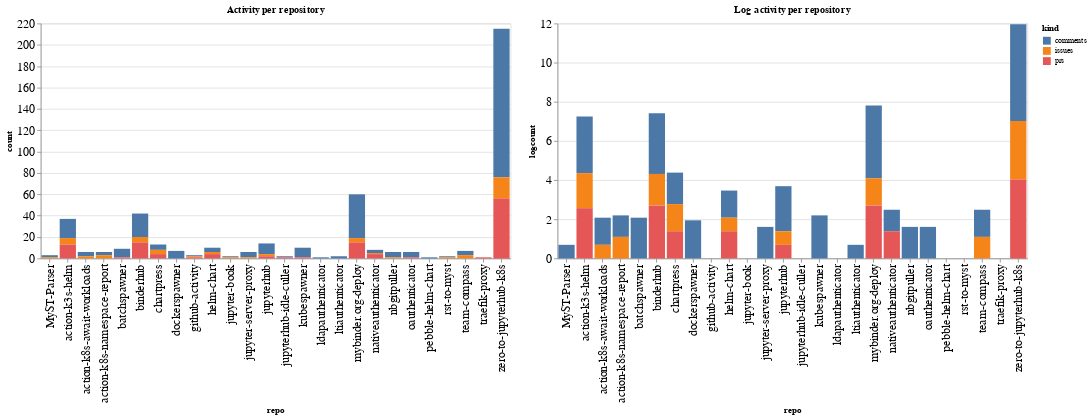

Notebook code for this chart:
### Code cell
ch1 = alt.Chart(repo_summaries, width=600, title="Activity per repository").mark_bar().encode(
    x='repo',
    y='count',
    color='kind',
    tooltip="kind"
)

ch2 = alt.Chart(repo_summaries, width=600, title="Log activity per repository").mark_bar().encode(
    x='repo',
    y='logcount',
    color='kind',
    tooltip="kind"
)

ch1 | ch2

### Figure 1 — Vega-Lite specification as saved in the notebook (floating-point values rounded to 4 significant figures)
{"config": {"axisLeft": {"labelFontSize": 15}, "axisBottom": {"labelFontSize": 15}}, "hconcat": [{"mark": "bar", "encoding": {"color": {"type": "nominal", "field": "kind"}, "tooltip": {"type": "nominal", "field": "kind"}, "x": {"type": "nominal", "field": "repo"}, "y": {"type": "quantitative", "field": "count"}}, "title": "Activity per repository", "width": 600}, {"mark": "bar", "encoding": {"color": {"type": "nominal", "field": "kind"}, "tooltip": {"type": "nominal", "field": "kind"}, "x": {"type": "nominal", "field": "repo"}, "y": {"type": "quantitative", "field": "logcount"}}, "title": "Log activity per repository", "width": 600}], "data": {"name": "data-8cbc131e76ad86e824eb2861143f9994"}, "$schema": "https://vega.github.io/schema/vega-lite/v4.8.1.json", "datasets": {"data-8cbc131e76ad86e824eb2861143f9994": [{"repo": "MyST-Parser", "kind": "comments", "count": 2, "logcount": 0.6931}, {"repo": "MyST-Parser", "kind": "issues", "count": 1, "logcount": 0.0}, {"repo": "action-k3s-helm", "kind": "comments", "count": 18, "logcount": 2.89}, {"repo": "action-k3s-helm", "kind": "issues", "count": 6, "logcount": 1.792}, {"repo": "action-k3s-helm", "kind": "prs", "count": 13, "logcount": 2.565}, {"repo": "action-k8s-await-workloads", "kind": "comments", "count": 4, "logcount": 1.386}, {"repo": "action-k8s-await-workloads", "kind": "issues", "count": 2, "logcount": 0.6931}, {"repo": "action-k8s-namespace-report", "kind": "comments", "count": 3, "logcount": 1.099}, {"repo": "action-k8s-namespace-report", "kind": "issues", "count": 3, "logcount": 1.099}, {"repo": "batchspawner", "kind": "comments", "count": 8, "logcount": 2.079}, {"repo": "batchspawner", "kind": "prs", "count": 1, "logcount": 0.0}, {"repo": "binderhub", "kind": "comments", "count": 22, "logcount": 3.091}, {"repo": "binderhub", "kind": "issues", "count": 5, "logcount": 1.609}, {"repo": "binderhub", "kind": "prs", "count": 15, "logcount": 2.708}, {"repo": "chartpress", "kind": "comments", "count": 5, "logcount": 1.609}, {"repo": "chartpress", "kind": "issues", "count": 4, "logcount": 1.386}, {"repo": "chartpress", "kind": "prs", "count": 4, "logcount": 1.386}, {"repo": "dockerspawner", "kind": "comments", "count": 7, "logcount": 1.946}, {"repo": "github-activity", "kind": "comments", "count": 1, "logcount": 0.0}, {"repo": "github-activity", "kind": "issues", "count": 1, "logcount": 0.0}, {"repo": "github-activity", "kind": "prs", "count": 1, "logcount": 0.0}, {"repo": "helm-chart", "kind": "comments", "count": 4, "logcount": 1.386}, {"repo": "helm-chart", "kind": "issues", "count": 2, "logcount": 0.6931}, {"repo": "helm-chart", "kind": "prs", "count": 4, "logcount": 1.386}, {"repo": "jupyter-book", "kind": "comments", "count": 1, "logcount": 0.0}, {"repo": "jupyter-book", "kind": "issues", "count": 1, "logcount": 0.0}, {"repo": "jupyter-server-proxy", "kind": "comments", "count": 5, "logcount": 1.609}, {"repo": "jupyter-server-proxy", "kind": "issues", "count": 1, "logcount": 0.0}, {"repo": "jupyterhub", "kind": "comments", "count": 10, "logcount": 2.303}, {"repo": "jupyterhub", "kind": "issues", "count": 2, "logcount": 0.6931}, {"repo": "jupyterhub", "kind": "prs", "count": 2, "logcount": 0.6931}, {"repo": "jupyterhub-idle-culler", "kind": "comments", "count": 1, "logcount": 0.0}, {"repo": "jupyterhub-idle-culler", "kind": "prs", "count": 1, "logcount": 0.0}, {"repo": "kubespawner", "kind": "comments", "count": 9, "logcount": 2.197}, {"repo": "kubespawner", "kind": "prs", "count": 1, "logcount": 0.0}, {"repo": "ldapauthenticator", "kind": "comments", "count": 1, "logcount": 0.0}, {"repo": "ltiauthenticator", "kind": "comments", "count": 2, "logcount": 0.6931}, {"repo": "mybinder.org-deploy", "kind": "comments", "count": 41, "logcount": 3.714}, {"repo": "mybinder.org-deploy", "kind": "issues", "count": 4, "logcount": 1.386}, {"repo": "mybinder.org-deploy", "kind": "prs", "count": 15, "logcount": 2.708}, {"repo": "nativeauthenticator", "kind": "comments", "count": 3, "logcount": 1.099}, {"repo": "nativeauthenticator", "kind": "issues", "count": 1, "logcount": 0.0}, {"repo": "nativeauthenticator", "kind": "prs", "count": 4, "logcount": 1.386}, {"repo": "nbgitpuller", "kind": "comments", "count": 5, "logcount": 1.609}, {"repo": "nbgitpuller", "kind": "issues", "count": 1, "logcount": 0.0}, {"repo": "oauthenticator", "kind": "comments", "count": 5, "logcount": 1.609}, {"repo": "oauthenticator", "kind": "prs", "count": 1, "logcount": 0.0}, {"repo": "pebble-helm-chart", "kind": "comments", "count": 1, "logcount": 0.0}, {"repo": "rst-to-myst", "kind": "comments", "count": 1, "logcount": 0.0}, {"repo": "rst-to-myst", "kind": "issues", "count": 1, "logcount": 0.0}, {"repo": "team-compass", "kind": "comments", "count": 4, "logcount": 1.386}, {"repo": "team-compass", "kind": "issues", "count": 3, "logcount": 1.099}, {"repo": "traefik-proxy", "kind": "prs", "count": 1, "logcount": 0.0}, {"repo": "zero-to-jupyterhub-k8s", "kind": "comments", "count": 139, "logcount": 4.934}, {"repo": "zero-to-jupyterhub-k8s", "kind": "issues", "count": 20, "logcount": 2.996}, {"repo": "zero-to-jupyterhub-k8s", "kind": "prs", "count": 56, "logcount": 4.025}]}}
